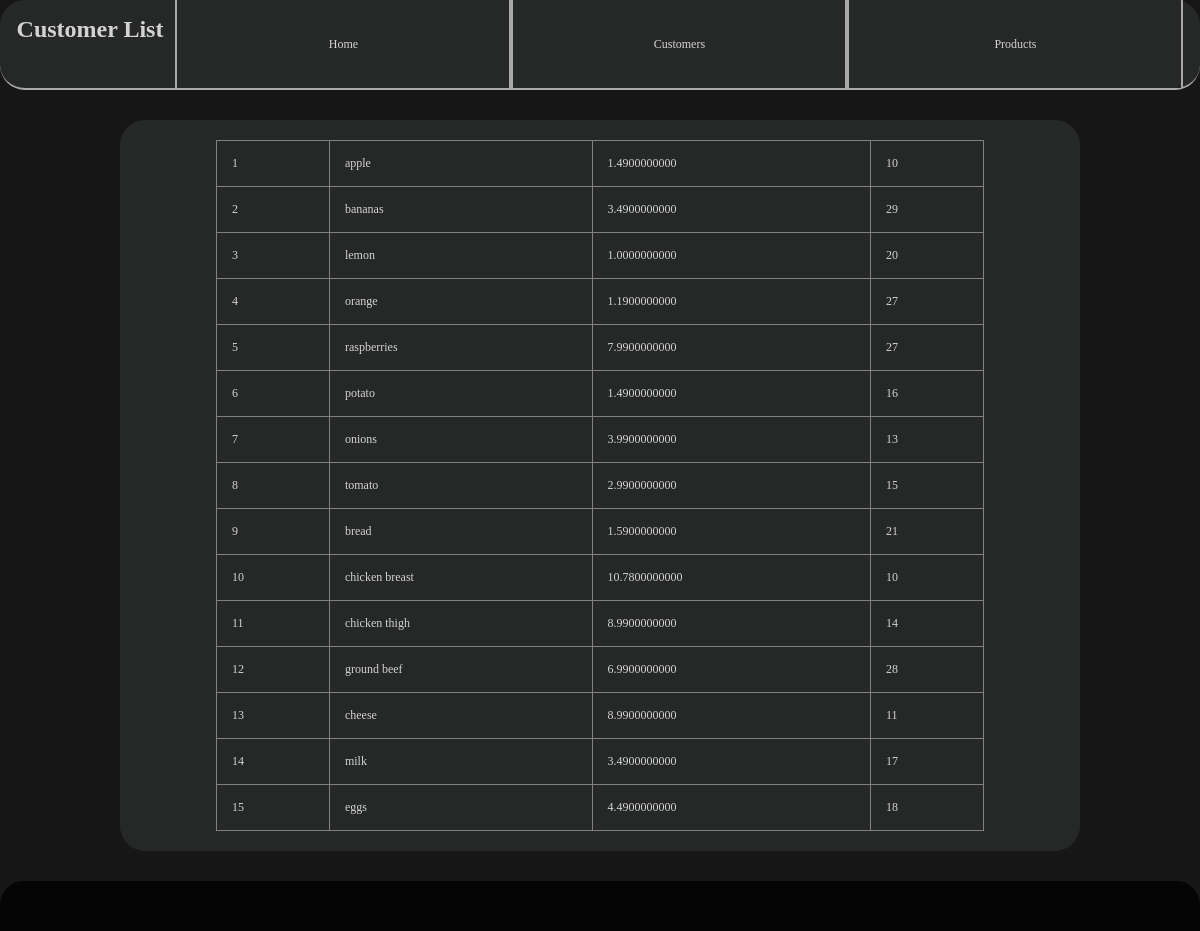
Page /products on the committed database.
### models.py (models this page shows)
class Product(db.Model):
    id = mapped_column(Integer, primary_key=True)
    name = mapped_column(String(200), nullable=False, unique=True)
    price = mapped_column(Numeric, nullable=False)
    available = mapped_column(Integer, nullable=False, default=0)
    orders = relationship('ProductsOrder', back_populates='product', cascade="all, delete-orphan")

### app.py (the view)
@app.route("/products")
def products():
    products = Product.query.all()  # get all products from the database
    return render_template("products.html", title="Product List", products=products)

### templates/products.html (shortened to what this page needs)
<!DOCTYPE html>
<html lang="en">
<head>
    <link rel="stylesheet" href="{{ url_for('static', filename='styles/style.css') }}">
</head>
<body>
    <header class="top_part">
        <h1 style="align-self: flex-start">Customer List</h1>
        <a href="{{ url_for('home') }}" class="button">Home</a>
        <a href="{{ url_for('customers') }}" class="button">Customers</a>
        <a href="{{ url_for('products') }}" class="button">Products</a>
    </header>
    <section class="main_section">
        <table>
            <tbody>
                {% for product in products %}
                <tr>
                    <td>{{ product.id }}</td>
                    <td>{{ product.name }}</td>
                    <td>{{ product.price }}</td>
                    <td>{{product.available}}</td>
                </tr>
                {% endfor %}
            </tbody>
        </table>
    </section>
    <footer>
    </footer>
</body>
</html>

### static/styles/style.css (style rules this page uses)
body { margin: 0; background-color: #161616; color: lightgray; }
table { font-size: 12px; margin-top: 20px; margin-bottom: 20px; width: 80%; height: 100%; border-collapse: collapse; max-height: 65vh; overflow-y: auto; }
th, td { border: 1px solid grey; padding: 15px; }
.top_part { position: fixed; top: 0; display: flex; justify-content: center; margin: 0 auto; width: 100%; background-color: #262727; border-radius: 25px; min-width: 360px; border-bottom: 2px solid darkgray; }
.main_section { display: flex; flex-direction: column; align-items: center; margin: 0 auto; margin-top: 10vw; margin-bottom: 30px; width: 80%; background-color: #262727; border-radius: 25px; min-width: 360px; max-width: 1080px; height: auto; }
h1 { margin-right: 1vw; font-size: 2vw; }
footer { display: flex; justify-content: center; text-align: center; border-top-right-radius: 24px; border-top-left-radius: 24px; background-color: #050505; width: 100%; height: 50px; margin-top: 30px; }
a.button { color: lightgrey; width: 25%; font-size: 1vw; text-decoration: none; display: inline-block; background-color: #262727; border-left: 2px solid darkgray; border-right: 2px solid darkgray; padding: 8px 16px; text-align: center; line-height: 6; }

### rows in the picture
Product: id "1", name "apple", price "1.4900000000", available "10"
Product: id "2", name "bananas", price "3.4900000000", available "29"
Product: id "3", name "lemon", price "1.0000000000", available "20"
Product: id "4", name "orange", price "1.1900000000", available "27"
Product: id "5", name "raspberries", price "7.9900000000", available "27"
Product: id "6", name "potato", price "1.4900000000", available "16"
Product: id "7", name "onions", price "3.9900000000", available "13"
Product: id "8", name "tomato", price "2.9900000000", available "15"
Product: id "9", name "bread", price "1.5900000000", available "21"
Product: id "10", name "chicken breast", price "10.7800000000", available "10"
Product: id "11", name "chicken thigh", price "8.9900000000", available "14"
Product: id "12", name "ground beef", price "6.9900000000", available "28"
Product: id "13", name "cheese", price "8.9900000000", available "11"
Product: id "14", name "milk", price "3.4900000000", available "17"
Product: id "15", name "eggs", price "4.4900000000", available "18"
